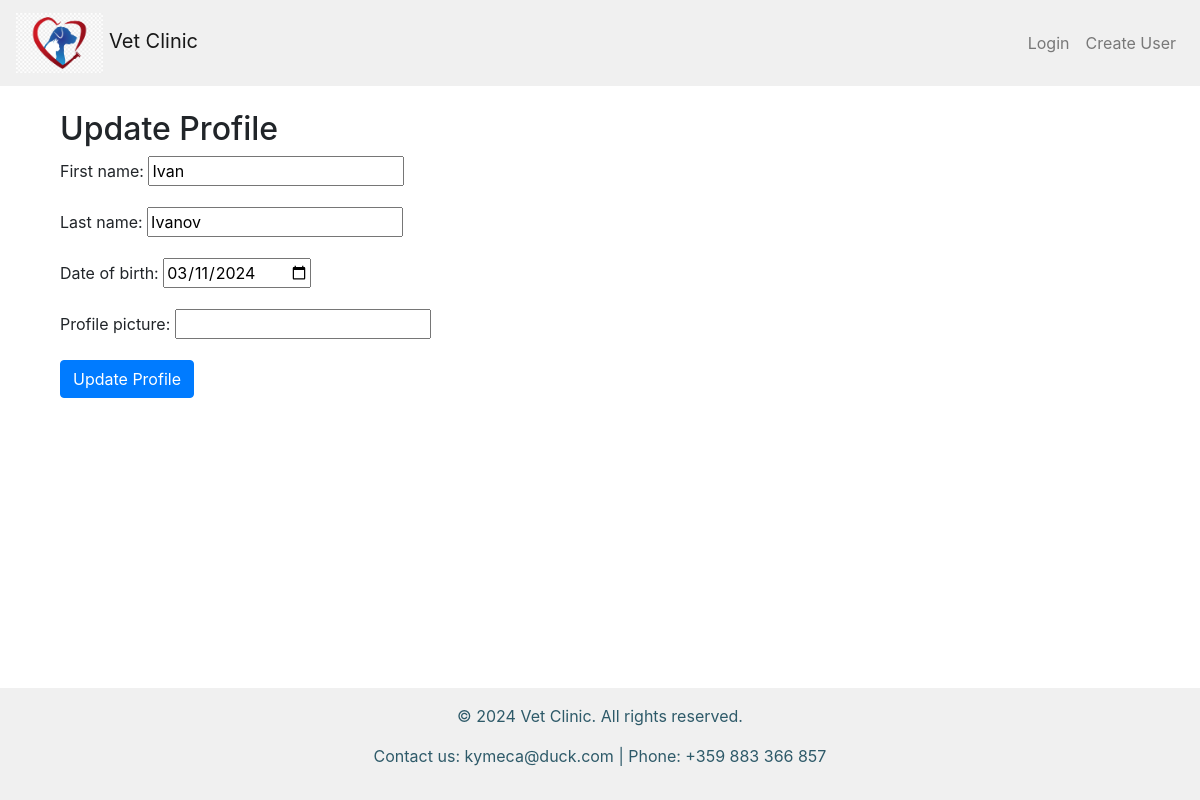
Screenshot of /accounts/profile/7/update/ with the database file from the repository.
### vet_clinic/accounts/models.py (models this page shows, shortened)
class Profile(models.Model):
    MAX_FIRST_NAME_LENGTH = 30
    MAX_LAST_NAME_LENGTH = 30
    first_name = models.CharField(
        max_length=MAX_FIRST_NAME_LENGTH,
        null=True,
        blank=True,
    )
    last_name = models.CharField(
        max_length=MAX_LAST_NAME_LENGTH,
        null=True,
        blank=True,
    )
    date_of_birth = models.DateField(
        null=True,
        blank=True,
    )
    profile_picture = models.URLField(
        null=True,
        blank=True,
    )
    user = models.OneToOneField(
        VetClinicUser,
        primary_key=True,
        on_delete=models.CASCADE,
    )

### vet_clinic/accounts/views.py (the view, shortened to what this page needs)
# urls.py: path('update/', ProfileEditView.as_view(), name='edit_profile'),
class ProfileEditView(views.UpdateView):
    queryset = Profile.objects.all()
    template_name = 'accounts/edit_profile.html'
    fields = ('first_name', 'last_name', 'date_of_birth', 'profile_picture',)
    def get_form(self, form_class=None):
        form = super().get_form(form_class)
        form.fields['date_of_birth'].widget = forms.DateInput(attrs={'type': 'date'})
        return form

### templates/accounts/edit_profile.html (shortened to what this page needs)
{% extends 'base.html' %}
{% block main_content %}
<div class="container mt-4">
    <h2>Update Profile</h2>
    <form action="{% url 'edit_profile' pk=object.pk %}" method="post">
        {{ form.as_p }}
        <button type="submit" class="btn btn-primary">Update Profile</button>
    </form>
</div>
{% endblock %}

### rows the page displays
Profile: first_name "Ivan", last_name "Ivanov", date_of_birth "03/11/2024"
